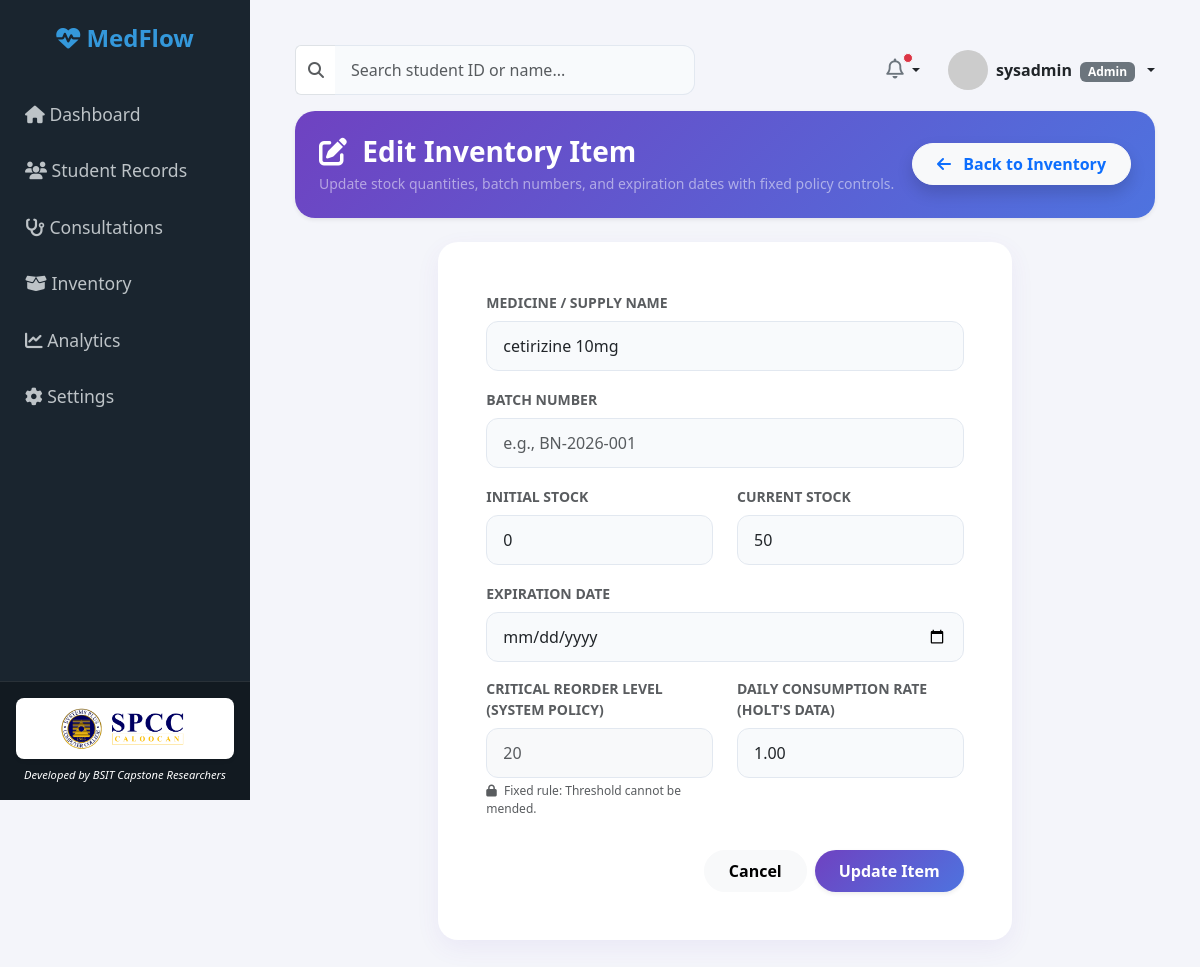
Page /modules/inventory/edit.php?id=2 (signed in) on the earlier database version.
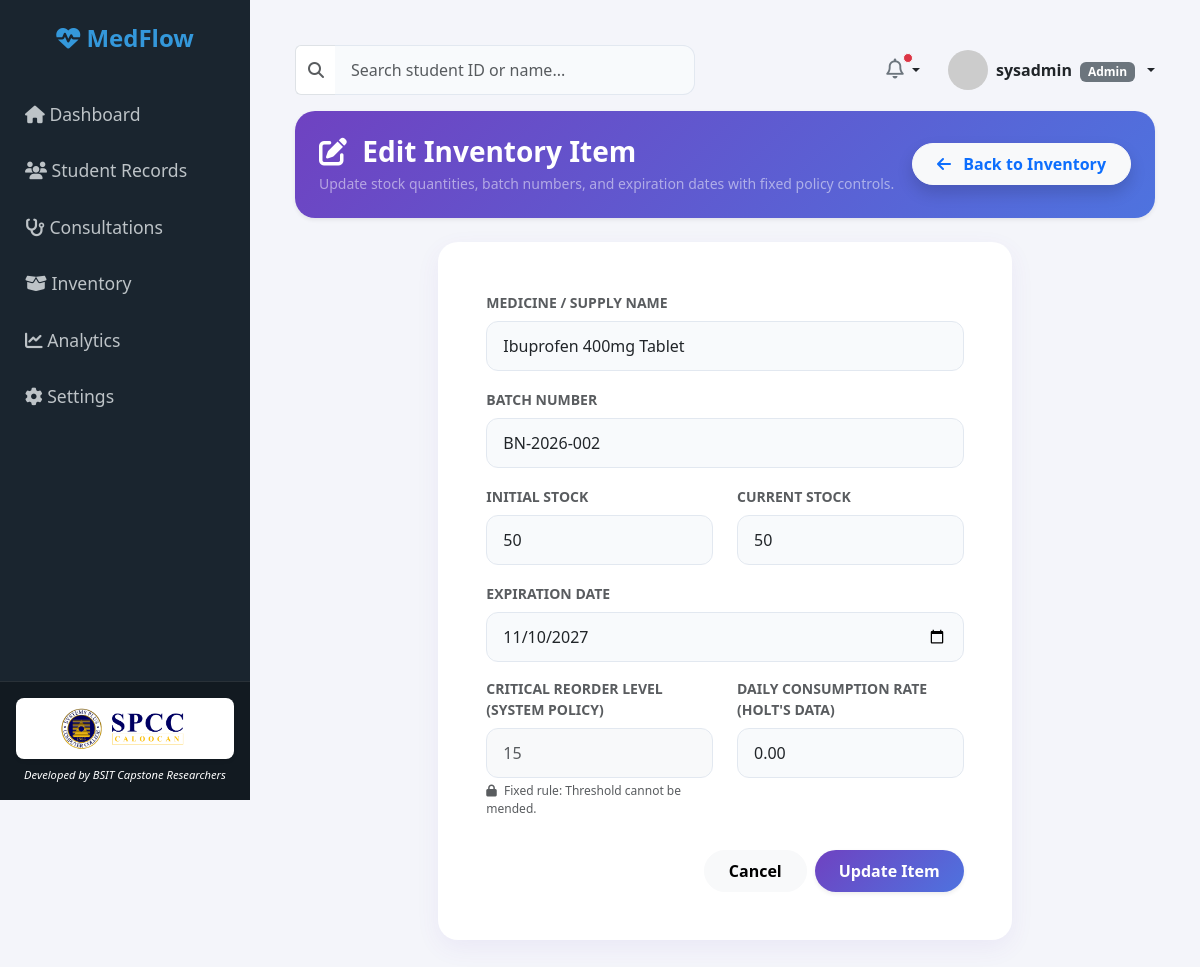
Same page on the later database version.
### tables this page shows
CREATE TABLE IF NOT EXISTS `inventory` (
  `item_id` int NOT NULL AUTO_INCREMENT,
  `item_name` varchar(100) NOT NULL,
  `batch_number` varchar(100) DEFAULT NULL,
  `current_stock` int NOT NULL DEFAULT '0',
  `initial_stock` int DEFAULT '0',
  `expiration_date` date DEFAULT NULL,
  `reorder_level` int NOT NULL DEFAULT '0',
  `daily_consumption_rate` decimal(5,2) DEFAULT '0.00',
  `category` varchar(100) DEFAULT NULL,
  PRIMARY KEY (`item_id`)
);

### modules/inventory/edit.php (the view, shortened to what this page needs)
<?php
require_once '../../includes/db_connect.php';
$item_id = $_GET['id'] ?? null;
$stmt = $pdo->prepare("SELECT * FROM inventory WHERE item_id = ?");
$stmt->execute([$item_id]);
$item = $stmt->fetch(PDO::FETCH_ASSOC);
?>
<!DOCTYPE html>
<html lang="en">
<head>
    <link href="https://cdn.jsdelivr.net/npm/bootstrap@5.3.0/dist/css/bootstrap.min.css" rel="stylesheet">
    <link rel="stylesheet" href="https://cdnjs.cloudflare.com/ajax/libs/font-awesome/6.4.0/css/all.min.css">
</head>
<body>
    <?php include '../../includes/sidebar.php'; ?>
    <div class="main-content">
        <?php include '../../includes/topbar.php'; ?>
        <div class="card bg-gradient-purple p-4 mb-4 shadow-sm mt-3">
            <div class="d-flex justify-content-between align-items-center">
                <div>
                    <h3 class="fw-bold mb-1 text-white"><i class="fa-solid fa-pen-to-square me-2"></i> Edit Inventory Item</h3>
                    <p class="text-white-50 mb-0 small">Update stock quantities, batch numbers, and expiration dates with fixed policy controls.</p>
                </div>
                <a href="index.php" class="btn btn-light fw-bold px-4 py-2 shadow text-primary rounded-pill">
                    <i class="fa-solid fa-arrow-left me-2"></i> Back to Inventory
                </a>
            </div>
        </div>
        <div class="card p-5 col-lg-8 mx-auto">
            <form method="POST">
                <div class="mb-3">
                    <label class="form-label text-muted small fw-bold text-uppercase">Medicine / Supply Name</label>
                    <input type="text" name="item_name" class="form-control" value="<?php echo htmlspecialchars($item['item_name']); ?>" required>
                </div>
                <div class="mb-3">
                    <label class="form-label text-muted small fw-bold text-uppercase">Batch Number</label>
                    <input type="text" name="batch_number" class="form-control" value="<?php echo htmlspecialchars($item['batch_number'] ?? ''); ?>" placeholder="e.g., BN-2026-001" required>
                </div>
                <div class="row">
                    <div class="col-md-6 mb-3">
                        <label class="form-label text-muted small fw-bold text-uppercase">Initial Stock</label>
                        <input type="number" name="initial_stock" class="form-control" value="<?php echo intval($item['initial_stock'] ?? 0); ?>" min="0" required>
                    </div>
                    <div class="col-md-6 mb-3">
                        <label class="form-label text-muted small fw-bold text-uppercase">Current Stock</label>
                        <input type="number" name="current_stock" class="form-control" value="<?php echo intval($item['current_stock']); ?>" min="0" required>
                    </div>
                </div>
                <div class="mb-3">
                    <label class="form-label text-muted small fw-bold text-uppercase">Expiration Date</label>
                    <input type="date" name="expiration_date" class="form-control" value="<?php echo htmlspecialchars($item['expiration_date'] ?? ''); ?>" required>
                </div>
                <div class="row">
                    <div class="col-md-6 mb-4">
                        <label class="form-label text-muted small fw-bold text-uppercase">Critical Reorder Level (System Policy)</label>
                        <input type="number" class="form-control bg-light text-muted" value="<?php echo intval($item['reorder_level']); ?>" readonly title="Alert levels are fixed by system policy and cannot be edited.">
                        <div class="form-text text-muted" style="font-size: 0.75rem;"><i class="fa-solid fa-lock me-1"></i> Fixed rule: Threshold cannot be mended.</div>
                    </div>
                    <div class="col-md-6 mb-4">
                        <label class="form-label text-muted small fw-bold text-uppercase">Daily Consumption Rate (Holt's Data)</label>
                        <input type="number" step="0.01" name="daily_consumption_rate" class="form-control" value="<?php echo htmlspecialchars($item['daily_consumption_rate'] ?? 0); ?>" min="0" required>
                    </div>
                </div>
                <div class="d-flex justify-content-end gap-2 pt-2">
                    <a href="index.php" class="btn btn-light px-4 py-2 rounded-pill fw-semibold">Cancel</a>
                    <button type="submit" class="btn btn-primary px-4 py-2 rounded-pill fw-semibold shadow-sm" style="background: linear-gradient(135deg, #6f42c1 0%, #4e73df 100%); border: none;">Update Item</button>
                </div>
            </form>
        </div>
    </div>
</body>
</html>

Differences in the rows shown:
changed inventory: item_name "cetirizine 10mg" → "Ibuprofen 400mg Tablet"; batch_number (not shown) → "BN-2026-002"; initial_stock "0" → "50"; expiration_date (not shown) → "11/10/2027"; reorder_level "20" → "15"; daily_consumption_rate "1.00" → "0.00"
